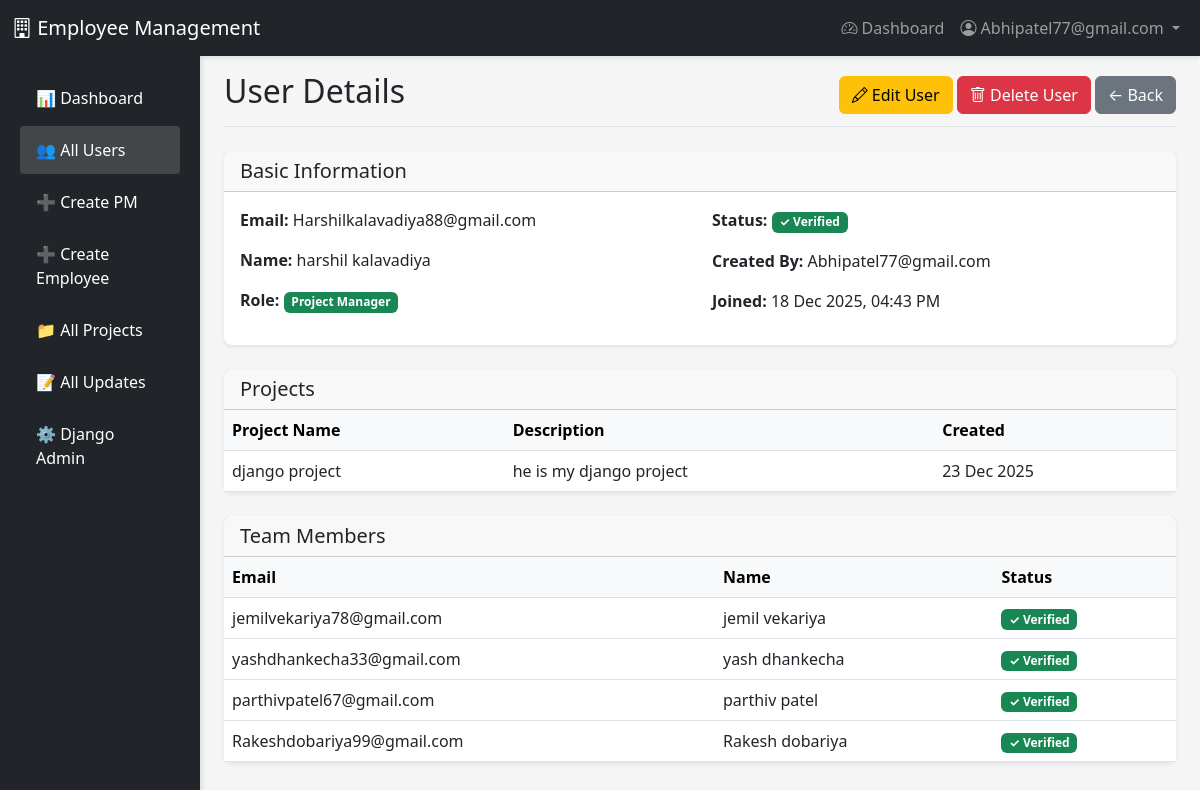
The page /user/5/ (signed in) on the database as committed earlier.
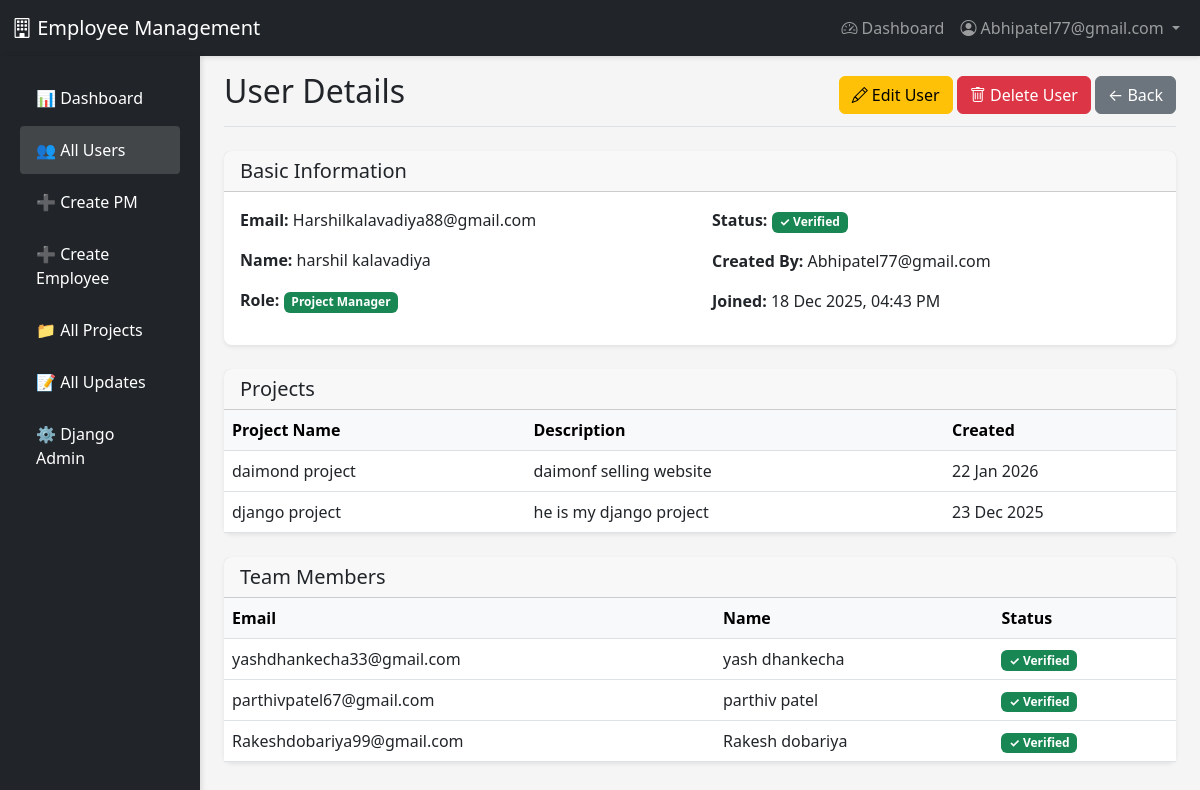
The same page on the database as committed later.
### accounts/models.py (models this page shows, shortened)
class Project(models.Model):
    name = models.CharField(max_length=200)
    description = models.TextField(blank=True)
    created_by = models.ForeignKey(
        User,
        on_delete=models.CASCADE,  # ← Already correct
        limit_choices_to={'role': 'PM'},
        related_name='projects'
    )
    created_at = models.DateTimeField(auto_now_add=True)
    updated_at = models.DateTimeField(auto_now=True)
    class Meta:
        db_table = 'projects'
        ordering = ['-created_at']
        verbose_name = 'Project'
        verbose_name_plural = 'Projects'

class User(AbstractUser):
    ROLE_CHOICES = (
        ('EMPLOYEE', 'Employee'),
        ('PM', 'Project Manager'),
        ('ADMIN', 'Admin'),
    )
    username = None
    email = models.EmailField(unique=True)
    role = models.CharField(max_length=10, choices=ROLE_CHOICES, default='EMPLOYEE')
    profile_image = models.ImageField(upload_to='profiles/', null=True, blank=True)
    is_verified = models.BooleanField(default=False)
    verification_token = models.CharField(max_length=100, blank=True)
    created_by = models.ForeignKey(
        'self',
        on_delete=models.CASCADE,  # ← Ye change kiya
        null=True,
        blank=True,
        related_name='created_users'
    )
    USERNAME_FIELD = 'email'
    REQUIRED_FIELDS = []
    objects = UserManager()
    class Meta:
        db_table = 'users'
        verbose_name = 'User'
        verbose_name_plural = 'Users'

### accounts/views.py (the view)
    def wrapper(request, *args, **kwargs):
        if not request.user.is_authenticated or request.user.role != 'ADMIN':
            messages.error(request, 'Access denied. Admin only.')
            return redirect('dashboard')
        return view_func(request, *args, **kwargs)

### accounts/views.py (called while the page is built)
def admin_required(view_func):
    def wrapper(request, *args, **kwargs):
        if not request.user.is_authenticated or request.user.role != 'ADMIN':
            messages.error(request, 'Access denied. Admin only.')
            return redirect('dashboard')
        return view_func(request, *args, **kwargs)
    return wrapper

@login_required
@admin_required
def admin_user_detail(request, user_id):
    user_obj = get_object_or_404(User, id=user_id)
    context = {
        'user_obj': user_obj,
    }
    if user_obj.role == 'EMPLOYEE':
        context['todos'] = Todo.objects.filter(employee=user_obj)[:10]
        context['updates'] = DailyUpdate.objects.filter(employee=user_obj)[:10]
        context['total_hours'] = DailyUpdate.objects.filter(employee=user_obj).aggregate(
            total=Sum('working_hours')
        )['total'] or 0
    elif user_obj.role == 'PM':
        context['projects'] = Project.objects.filter(created_by=user_obj)
        context['employees'] = User.objects.filter(created_by=user_obj, role='EMPLOYEE')
    return render(request, 'accounts/admin_user_detail.html', context)

### accounts/templates/accounts/admin_user_detail.html (shortened to what the changed rows need)
{% extends 'base.html' %}
{% load static %}
{% block content %}
<div class="container-fluid">
    <div class="row">
        <main class="col-md-10 ms-sm-auto px-md-4" style="margin-left: 16.66667%;">
            <div class="pt-3 pb-2 mb-4 border-bottom d-flex justify-content-between align-items-center">
                <h1 class="h2">User Details</h1>
            </div>
            {% if user_obj.role == 'PM' %}
                <div class="card mb-4">
                    <div class="card-body p-0">
                        <table class="table mb-0">
                            <thead class="table-light">
                                <tr>
                                    <th>Project Name</th>
                                    <th>Description</th>
                                    <th>Created</th>
                                </tr>
                            </thead>
                            <tbody>
                                {% for project in projects %}
                                <tr>
                                    <td>{{ project.name }}</td>
                                    <td>{{ project.description|truncatewords:10 }}</td>
                                    <td>{{ project.created_at|date:"d M Y" }}</td>
                                </tr>
                                {% empty %}
                                <tr><td colspan="3" class="text-center text-muted">No projects</td></tr>
                                {% endfor %}
                            </tbody>
                        </table>
                    </div>
                </div>
                <div class="card mb-4">
                    <div class="card-body p-0">
                        <table class="table mb-0">
                            <thead class="table-light">
                                <tr>
                                    <th>Email</th>
                                    <th>Name</th>
                                    <th>Status</th>
                                </tr>
                            </thead>
                            <tbody>
                                {% for emp in employees %}
                                <tr>
                                    <td>{{ emp.email }}</td>
                                    <td>{{ emp.get_full_name|default:"-" }}</td>
                                    <td>
                                        {% if emp.is_verified %}
                                            <span class="badge bg-success">✓ Verified</span>
                                        {% else %}
                                            <span class="badge bg-warning text-dark">Pending</span>
                                        {% endif %}
                                    </td>
                                </tr>
                                {% empty %}
                                <tr><td colspan="3" class="text-center text-muted">No team members</td></tr>
                                {% endfor %}
                            </tbody>
                        </table>
                    </div>
                </div>
            {% endif %}
        </main>
    </div>
</div>
{% endblock %}

Rows that differ between the two databases and show on the page:
removed User: email "jemilvekariya78@gmail.com", get_full_name "jemil vekariya", is_verified "✓ Verified"
added Project: name "daimond project", description "daimonf selling website", created_at "22 Jan 2026"
